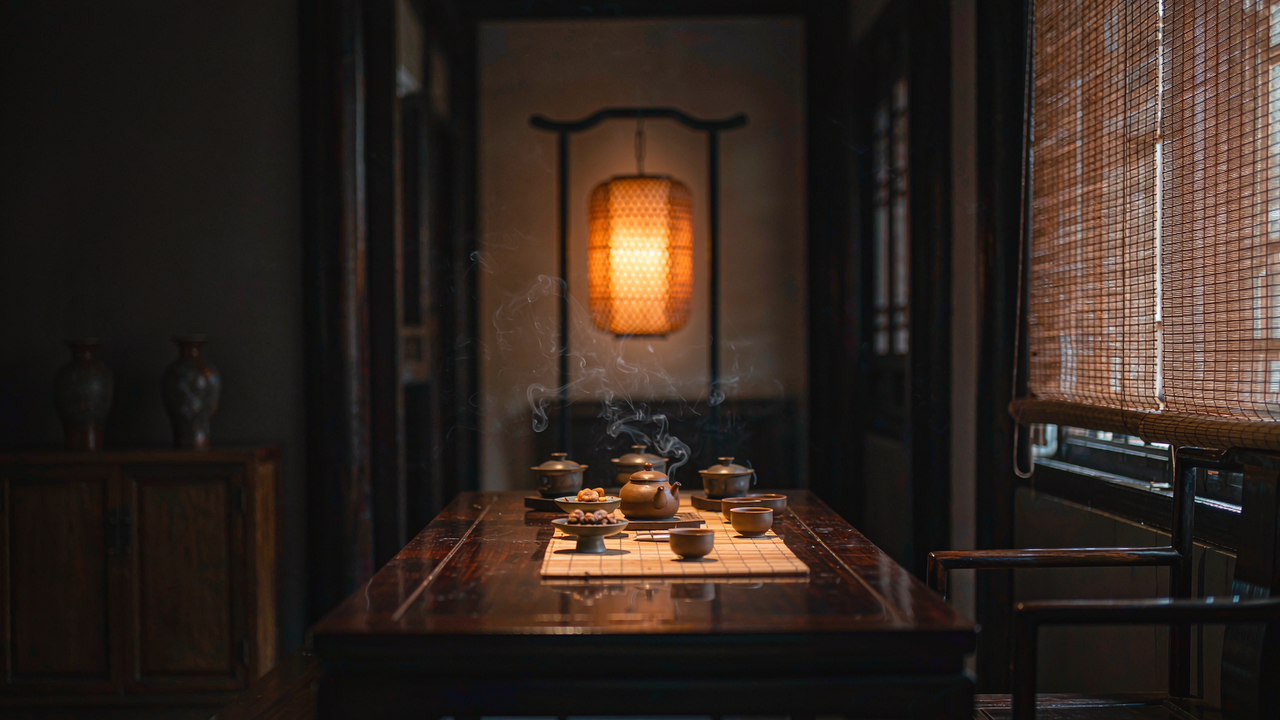
#> input picture module/ui_design_framework/茶室会所控制面板/docs/img/bg_night.png, 1280 x 720 px, found by its file name
$ python make_assets.py
#> lines starting #> are read from the running program, lines starting #| are printed output that depends on the picture
"""把设计稿 / 生成图加工成真机可用的 luadb 资源。

两套主题各用各的素材，互不染色：

  暖夜（docs/img/）            宣纸（docs/img/paper/）
  bg_night.jpg                 bg_paper.jpg        背景
  dev_<key>.jpg                p_<key>.jpg         设备卡图

输出到 code/ 根目录（与 Lua 同目录，打包后位于 /luadb/ 下）：
  bg_night.jpg / bg_paper.jpg  704x412 背景（运行时 stretch 到 1024x600，放大 1.45 倍）
  dev_*.jpg                    420x376 夜大卡/详情左图（cover 后压暗、底部渐隐）
  dev_*_s.jpg                  216x180 夜小卡
  p_*.jpg                      418x374 宣纸大卡/详情左图（不压暗，提亮 + 降饱和）
  p_*_s.jpg                    214x178 宣纸小卡

为什么按显示尺寸出四套，而不是一张 400x358 让组件缩：
  1) 真机实测切主题一次 685ms（trace 12:54:26.941→27.624），几乎全是 6 张 JPG
     的硬解（30~110ms/张）。图片池按最久未用淘汰，400x358 解码后一张 280KB，
     两套主题 12 张就 3.4MB，把默认 1MB 的池子顶穿 → 每次切主题必然全部重解。
     按显示尺寸劈开后，夜 927KB + 纸 918KB ≈ 1.8MB，两套能同时留在池里，
     切主题走缓存命中，不再解码。
  2) 小卡原本把 400x358 缩到 214x178（0.53x），全屏重绘时每帧逐像素采样，
     是最贵的一档。1:1 出图后走直接拷贝。
  3) 官方建议也是「图片按屏分辨率预先裁好，不要把大图丢给组件缩放」。
  代价只是文件数从 12 个变 22 个，体积反而从 896KB 降到 500KB 级。

为什么是 JPG 不是 PNG（真机日志实测，不是偏好）：
  1) Air1603 硬件 PNG 解码不支持多 IDAT 块。PIL 存稍大的图必然切成多块，
     固件直接打 "W/image png hw probe failed: ..., multiple IDAT blocks are
     not supported by hardware"，控件整块空白；退回软解在 400x358 上会
     "E/image image decoder error, ret = 9"，一样出不来。
  2) PNG 要先解出整张位图才能上屏：400x358 RGB565 一张 280KB，12 张叠起来
     逼近 airui 默认 1MB 图片缓存；JPG 边解码边输出，内存占用低一个量级。
  必须 baseline 编码（progressive=False），渐进式 JPG 会被固件拒绝。

为什么宣纸图不能拿暖夜图提亮：
  暖夜图本身是暗调照片，提亮只会把噪点和灰雾一起抬上来（上一版 bg_paper 就是
  这么废掉的）。宣纸这套是单独生成的浅调素材，保持它自己的高明度，
  卡片上的深墨字才压得住。

为什么还要量化 + 轻微模糊：
  去高频噪点后 JPG 可以压得更狠（q82 就能到 30KB 级），屏幕是 RGB565，
  肉眼几乎看不出差别。背景额外降到 512x300：整屏最底层、放大 2 倍无损观感。

水印：生成图右下角有"AI生成"字样，源图先裁掉底部 8% 再 cover。

用法：python tools/make_assets.py
"""
import os
from PIL import Image, ImageEnhance, ImageFilter

ROOT = os.path.dirname(os.path.dirname(os.path.abspath(__file__)))
SRC = os.path.join(ROOT, "docs", "img")
SRC_PAPER = os.path.join(SRC, "paper")
DST = os.path.join(ROOT, "code")

W, H = 1024, 600
# 背景尺寸的取舍（改过一次，这里是第二版）：
#
#   512x300 —— 上一版。跑得动，但运行时被 stretch 到 1024x600，整整放大 2 倍，
#              加上出图时还做了一次 0.8 高斯模糊，真机上就是"一层糊"。
#   1024x600 —— 清晰，但解码后 1024*600*2 = 1.2MB，直接大于 airui 默认的 1MB
#              图片池：装不下自己，每帧都可能重解，比糊更糟。
#   704x412 —— 现在这版。解码 567KB，留给 5 张墙页小卡（76KB x 5 = 380KB）
#              后仍有约 77KB 余量，能同时留在池里；运行时只放大 1.45 倍。
#
# 放大倍数从 2.0 降到 1.45，细节密度提升近一倍，这是 1MB 池子下能拿到的上限。
# 要彻底不放大，只能把图片池开到 4MB —— 那是固件编译期参数，Lua 侧改不了。
# 同时把出图模糊从 0.8 降到 0.3，并补一档轻度锐化，专门抵消这 1.45 倍。
BG_W, BG_H = 704, 412
# 卡片按真机显示尺寸 1:1 出图（见顶部说明），四套各自对应一个控件
NIGHT_BIG = (420, 376)         # ui_wall 大卡 = card 420x376（无内缩）
NIGHT_SM = (216, 180)          # ui_wall 小卡 = card 216x180（无内缩）
PAPER_BIG = (418, 374)         # 纸面大卡 = 内缩 1px 的卡面
PAPER_SM = (214, 178)          # 纸面小卡 = 内缩 1px 的卡面
CARDS = ("light", "incense", "music", "humid", "ambient")

EXT = ".jpg"
JPEG_Q = 84
# 4:4:4（subsampling=0）：卡片是满铺照片，4:2:0 会在暖光/木纹的色渐变上出灰边；
# 这点体积换画质是值的，改完总包仍不到原来 PNG 的六成。
JPEG_SUB = 0

BG_BLUR = 0.3        # 不再按"放大 2 倍"去糊，只做极轻去噪
BG_SHARP = 55        # 背景锐化强度，抵消 1.45 倍放大带来的软化
CARD_BLUR = 0.3

WATERMARK_CUT = 0.08           # 源图底部裁掉的比例（去生成水印）


def cover(im, w, h):
    """等比缩放后居中裁切到目标比例"""
    sw, sh = im.size
    s = max(w / sw, h / sh)
    nw, nh = max(1, round(sw * s)), max(1, round(sh * s))
    im = im.resize((nw, nh), Image.LANCZOS)
    left = (nw - w) // 2
    top = (nh - h) // 2
    return im.crop((left, top, left + w, top + h))


def load(path):
    """读源图并裁掉底部水印"""
    im = Image.open(path).convert("RGB")
    w, h = im.size
    return im.crop((0, 0, w, int(h * (1 - WATERMARK_CUT))))


def veil(im, stops):
    """按 CSS linear-gradient 的 stops 逐行叠色。
    stops = [(位置 0..1, (r,g,b), alpha 0..1), ...]，位置递增"""
    base = im.convert("RGBA")
    lay = Image.new("RGBA", base.size, (0, 0, 0, 0))
    px = lay.load()
    w, h = base.size
    for y in range(h):
        p = y / max(1, h - 1)
        # 找所在区间
        for i in range(len(stops) - 1):
            p0, c0, a0 = stops[i]
            p1, c1, a1 = stops[i + 1]
            if p0 <= p <= p1:
                t = 0 if p1 == p0 else (p - p0) / (p1 - p0)
                c = tuple(round(c0[k] * (1 - t) + c1[k] * t) for k in range(3))
                a = round(255 * (a0 * (1 - t) + a1 * t))
                for x in range(w):
                    px[x, y] = (c[0], c[1], c[2], a)
                break
    return Image.alpha_composite(base, lay)


def save_jpg(im, path, blur, sharp=0):
    """去噪 → baseline JPG（硬解前提：非渐进式，单 SOS 扫描）

    sharp > 0 时补一档 UnsharpMask：背景会被放大到 1024x600，
    出图前先锐化比让硬件做双线性放大更能保住边缘。
    """
    im = im.convert("RGB").filter(ImageFilter.GaussianBlur(blur))
    if sharp:
        im = im.filter(ImageFilter.UnsharpMask(radius=1.2, percent=sharp, threshold=2))
    im.save(path, "JPEG", quality=JPEG_Q, optimize=True,
            progressive=False, subsampling=JPEG_SUB)


def make_bg():
    # ---- 暖夜：整体压暗 + 顶/底压暗（与 CSS veil 一致）----
    im = cover(load(os.path.join(SRC, "bg_night.png")), BG_W, BG_H)
#> in load, im is the input picture: PIL image 1280x720 RGB; mean R, G, B 49.6, 38.1, 31.3
#> in load, `return im.crop((0, 0, w, int(h * (1 - WATERMARK_CUT))))`:
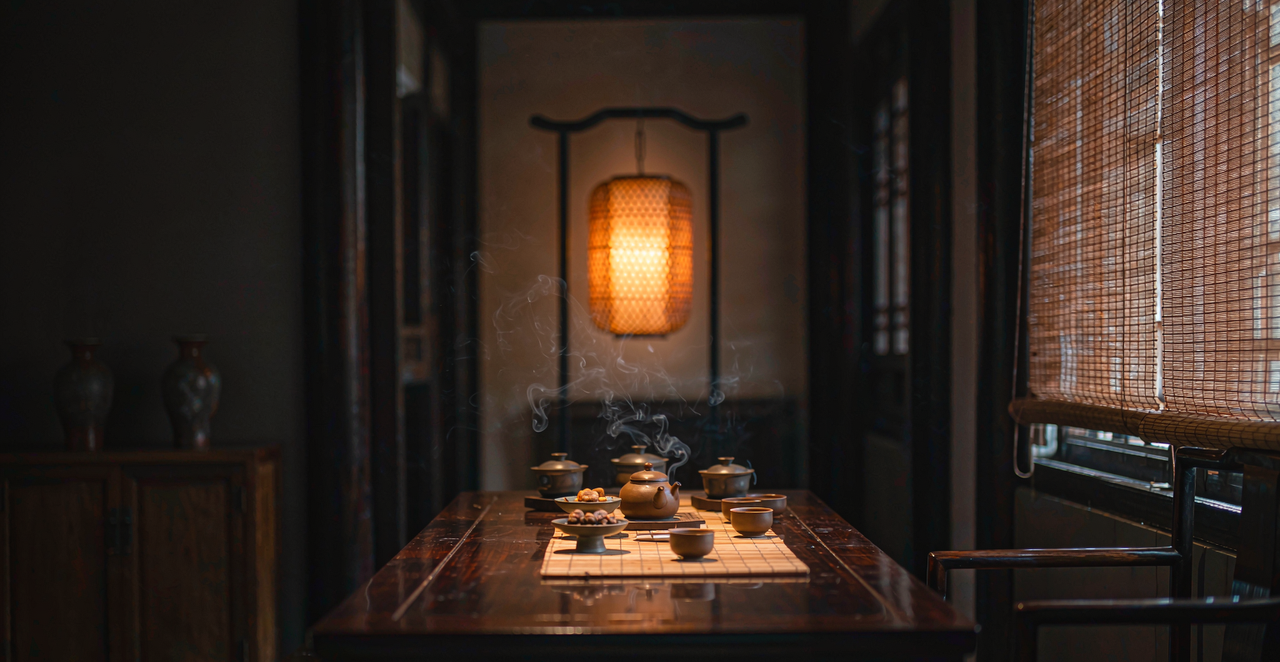
#> returned value: PIL image 1280x662 RGB; mean R, G, B 52.3, 39.9, 32.7
#> in cover, `sw, sh = im.size`: sw = 1280; sh = 662
#> in cover, `s = max(w / sw, h / sh)`: s = 0.622
#> in cover, `nw, nh = max(1, round(sw * s)), max(1, round(sh * s))`: nw = 797; nh = 412
#> in cover, `left = (nw - w) // 2`: left = 46
#> in cover, `top = (nh - h) // 2`: top = 0
#> in cover, `return im.crop((left, top, left + w, top + h))`:
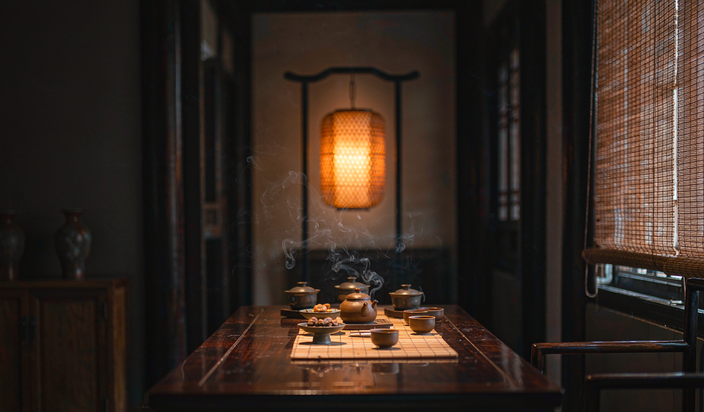
#> returned value: PIL image 704x412 RGB; mean R, G, B 51.6, 39.1, 31.7
    night = veil(im, [
        (0.00, (8, 6, 4), 0.52),
        (0.34, (8, 6, 4), 0.18),
        (1.00, (8, 6, 4), 0.72),
    ])
#> in veil, `lay = Image.new("RGBA", base.size, (0, 0, 0, 0))`: lay: PIL image 704x412 RGBA; every value is 0
#> in veil, `return Image.alpha_composite(base, lay)`:
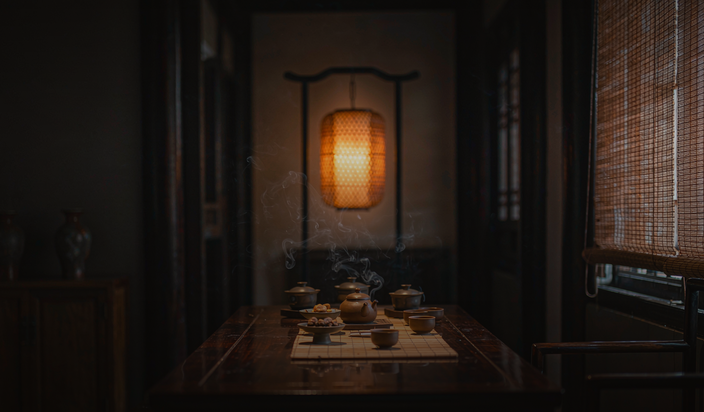
#> returned value: PIL image 704x412 RGBA; mean R, G, B, A 34.6, 26.2, 20.8, 255
    save_jpg(night, os.path.join(DST, "bg_night" + EXT), BG_BLUR, BG_SHARP)

    # ---- 宣纸：保留晨光原貌，只做轻微提亮与去饱和 ----
    # 不叠任何纱：卡面、面板都是浅色不透明块，背景只负责四周留白处的"纸感"
    im = cover(load(os.path.join(SRC_PAPER, "bg_paper.png")), BG_W, BG_H)
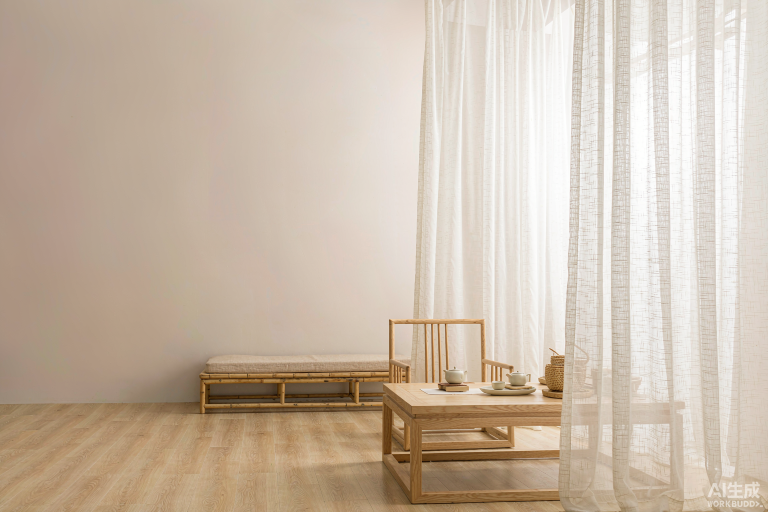
#> input picture module/ui_design_framework/茶室会所控制面板/docs/img/paper/bg_paper.png, 1536 x 1024 px, found by its file name (shown at 1/2 size)
#> in load, im is the input picture: PIL image 1536x1024 RGB; mean R, G, B 202, 186.1, 169.2
#> in load (call 2), `return im.crop((0, 0, w, int(h * (1 - WATERMARK_CUT))))`:
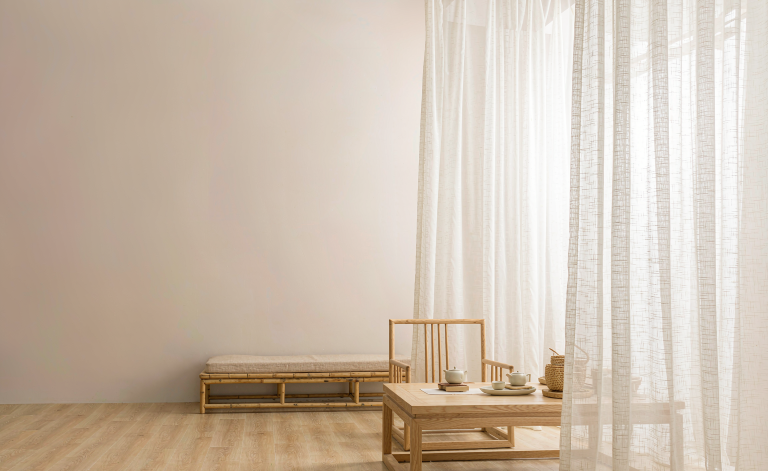
#> returned value: PIL image 1536x942 RGB (shown at 1/2 size); mean R, G, B 204.2, 189.2, 173.6
#> call 2 of cover, with w = 704, h = 412
#> in cover (call 2), `sw, sh = im.size`: sw = 1536; sh = 942
#> in cover (call 2), `s = max(w / sw, h / sh)`: s = 0.458
#> in cover (call 2), `nw, nh = max(1, round(sw * s)), max(1, round(sh * s))`: nw = 704; nh = 432
#> in cover (call 2), `im = im.resize((nw, nh), Image.LANCZOS)`:
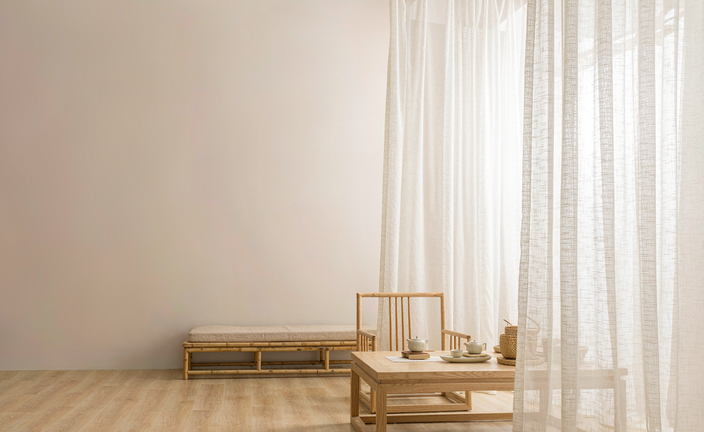
#> im: PIL image 704x432 RGB; mean R, G, B 204.2, 189.2, 173.6
#> in cover (call 2), `left = (nw - w) // 2`: left = 0
#> in cover (call 2), `top = (nh - h) // 2`: top = 10
#> in cover (call 2), `return im.crop((left, top, left + w, top + h))`:
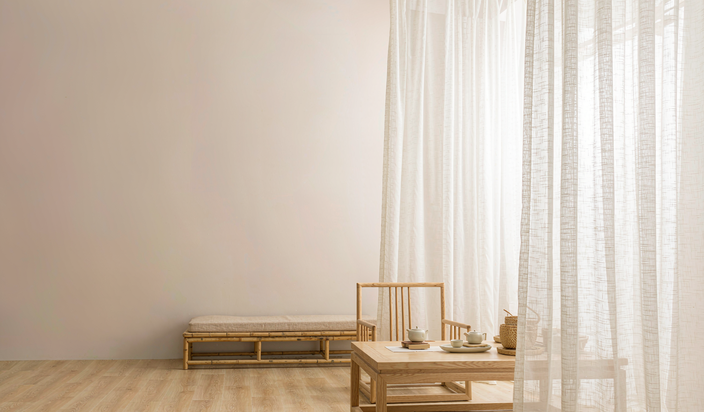
#> returned value: PIL image 704x412 RGB; mean R, G, B 204.5, 189.8, 174.4
    paper = ImageEnhance.Brightness(im).enhance(1.04)
    paper = ImageEnhance.Color(paper).enhance(0.92)
    save_jpg(paper, os.path.join(DST, "bg_paper" + EXT), BG_BLUR, BG_SHARP)


def make_cards_night():
    """暖夜卡图：一张源图裁两个尺寸（大卡 420×376、小卡 216×180）"""
    for name in CARDS:
        src = load(os.path.join(SRC, "dev_%s.png" % name))
        save_jpg(cover(src, *NIGHT_BIG),
                 os.path.join(DST, "dev_%s%s" % (name, EXT)), CARD_BLUR)
        save_jpg(cover(src, *NIGHT_SM),
                 os.path.join(DST, "dev_%s_s%s" % (name, EXT)), CARD_BLUR)


def make_cards_paper():
    """宣纸卡图：底色本来就是浅的，不能压暗。
    把整体明度再抬一档、饱和降下来，保证下半部压深墨字时对比度有余量。
    先在源图上做增强再 cover：两个尺寸的观感才完全一致（顺序反过来会因为
    先缩放后增强产生细微差别）。"""
    for name in CARDS:
        im = load(os.path.join(SRC_PAPER, "dev_%s.png" % name))
        im = ImageEnhance.Brightness(im).enhance(1.06)
        im = ImageEnhance.Color(im).enhance(0.90)
        im = ImageEnhance.Contrast(im).enhance(0.96)
        save_jpg(cover(im, *PAPER_BIG),
                 os.path.join(DST, "p_%s%s" % (name, EXT)), CARD_BLUR)
        save_jpg(cover(im, *PAPER_SM),
                 os.path.join(DST, "p_%s_s%s" % (name, EXT)), CARD_BLUR)


def drop_stale():
    """删掉 code/ 下旧的 PNG 资源：它们会被一起打进 luadb 白占空间，
    而且留在目录里容易让人误以为还在用。"""
    for f in os.listdir(DST):
        if f.endswith(".png"):
            os.remove(os.path.join(DST, f))
            print("rm  %s" % f)


def report():
    """打印体积。

    文字对比度不在这里验：两套主题的文字都落在实心底上
    （暖夜压在自建压暗层、宣纸压在实心纸签），与图片内容无关，
    所以不会出现"某张图偏暗导致某张卡读不清"的情况。
    """
    total = 0
    for f in sorted(os.listdir(DST)):
        if f.endswith(EXT):
            p = os.path.join(DST, f)
            n = os.path.getsize(p)
            total += n
            im = Image.open(p)
            print("%-16s %4d KB  %s" % (f, n // 1024, "progressive" if im.info.get("progressive") else "baseline"))

    print("total %d KB" % (total // 1024))


if __name__ == "__main__":
    os.makedirs(DST, exist_ok=True)
    make_bg()
#> (the run stopped early here; a loop or call above may not have finished)
